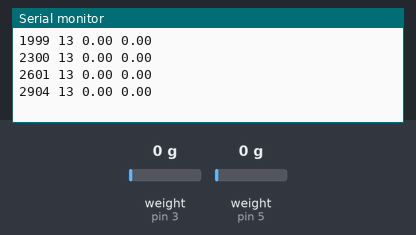
Recording of a sketch running on a simulated Arduino Uno, built with avr-gcc and run on an emulated ATmega328P. Shown: the last lines printed to the serial monitor. Inputs (shaded band) come from the test bench; at power-on: weight on the scale (sensors on pin 3, pin 5) 0 g.

Above: at 3.2 s.
3.3 s: weight on the scale (sensor on pin 3) set to 100 g
At 3.41 s:
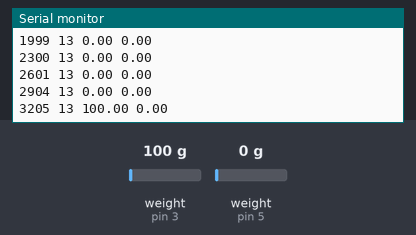
6.3 s: weight on the scale (sensor on pin 5) set to 100 g
At 6.43 s:
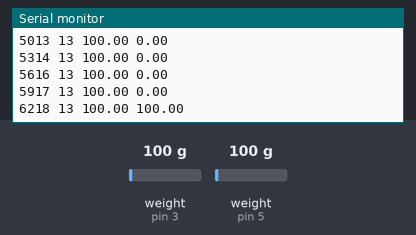
7.8 s: weight on the scale (sensor on pin 3) set to 1250 g
At 7.93 s:
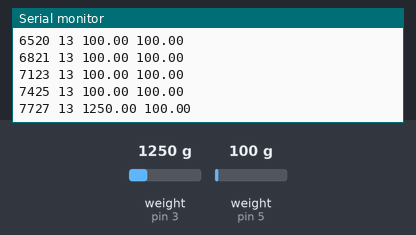
9.3 s: weight on the scale (sensor on pin 5) set to 1250 g
At 9.44 s:
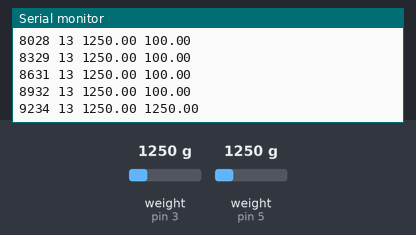
Timing chart, 0 to 11.8 s (numbered marks = the images above; inputs shaded):
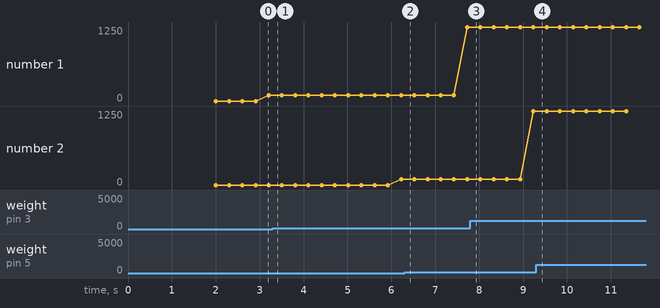

The sketch:

ThreeCells.ino
```cpp
#include "HX711.h"

#define DOUT1  3
#define CLK1  2
#define DOUT2  5
#define CLK2  4
//#define DOUT3  7
//#define CLK3  6

HX711 scale1(DOUT1, CLK1);
HX711 scale2(DOUT2, CLK2);
//HX711 scale3(DOUT3, CLK3);

float calibration_factor1 = 45; //450
float calibration_factor2 = 43.5; //1440
//float calibration_factor3 = 1440;

void setup()
{
  Serial.begin(115200);
  scale1.set_scale();
  scale1.tare();  //Reset the scale1 to 0
  scale1.set_scale(calibration_factor1);
  scale2.set_scale();
  scale2.tare();  //Reset the scale1 to 0
  scale2.set_scale(calibration_factor2);
  //scale3.set_scale();
  //scale3.tare();  //Reset the scale1 to 0
  //scale3.set_scale(calibration_factor3);
}

void loop()
{
  Serial.print(millis());
  Serial.print(" ");
  Serial.print("13");
  Serial.print(" ");
  Serial.print(scale1.get_units());
  Serial.print(" ");
  Serial.println(scale2.get_units());
  delay(100);
}
```

Measured:
- plotted number 1: 100 → 1250 after the input at 6.3 s
- plotted number 2: 0 → 100 after the input at 3.3 s, 100 → 1250 after the input at 7.8 s
